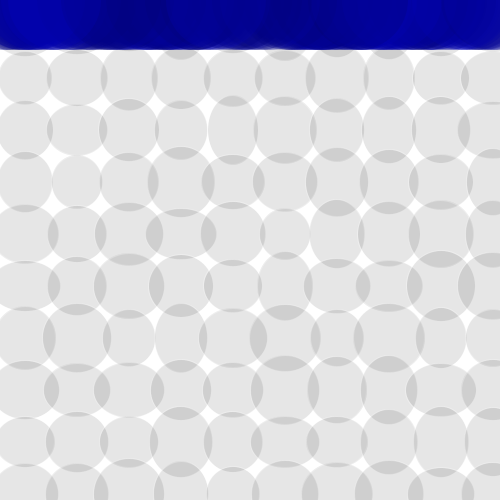
Frame 1 (no input)
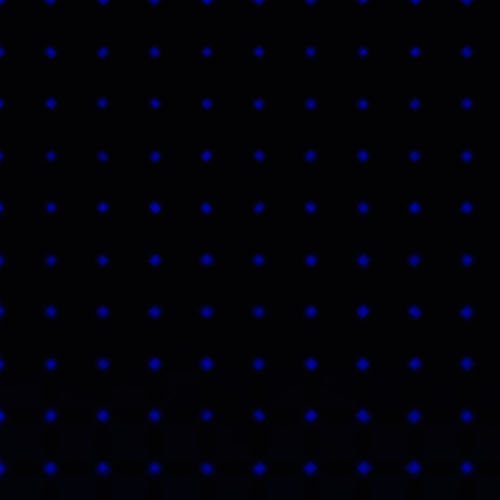
Frame 60 (the mouse pressed at the canvas centre just before this capture)
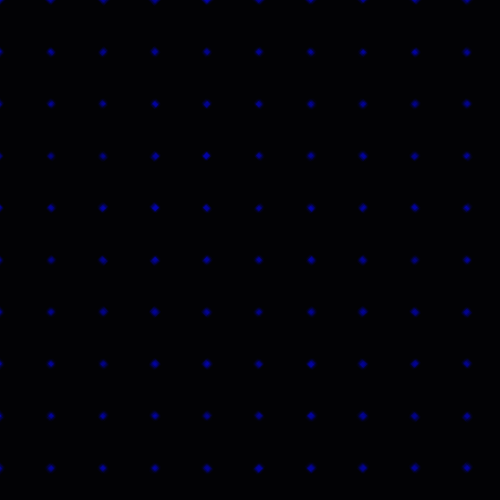
Frame 120 (the mouse held since frame 60 and released just before this capture)

The Processing sketch that drew these frames (run headless with seeded random() and noise(); from frame 60 on, the mouse is pressed at the canvas centre):

// Processing sketch: processing_92272
// ── processing_92272.pde

//Lauren Lee
//Creative Computing
//200 Objects
//March 7 2013

int num=200;
float[] xpos = new float[num];
float[] ypos = new float[num];
float[] xspeed = new float[num];
float yspeed = 1;
int click = 0;
  
void setup() {
  size(500, 500);
  background(255);
  stroke(255,255,255,75);
  frameRate(8);
     for (int i=0; i<num; i++) {
    xpos[i] = int(random(width));
    ypos[i] = 0;
    xspeed[i] = int(random(1,5));
}
}
 
void draw() {
  fill (0,0,0, 25);
  for (int i=25; i<=600; i+=52) {
    for (int o=26; o<=600; o+=52) {
   ellipse(i,o,random(50,72) ,random(50,72));
    }
  }
  for(int i =0; i <num; i++){
  thingy(xpos[i], ypos[i]);
  ypos[i] += xspeed[i];
  xspeed[i] += yspeed;
}
}

void thingy(float x, float y) {
  noStroke();
fill(mouseX, mouseY, random(100,200), 50);
ellipse(x,y,100,100);
}

void mouseDragged() {
  xpos[click] = mouseX;
  ypos[click] = mouseY;
  xspeed[click] = -5;
  click+=1;
  if(click >= num) {
    click = 0;
  }
}
